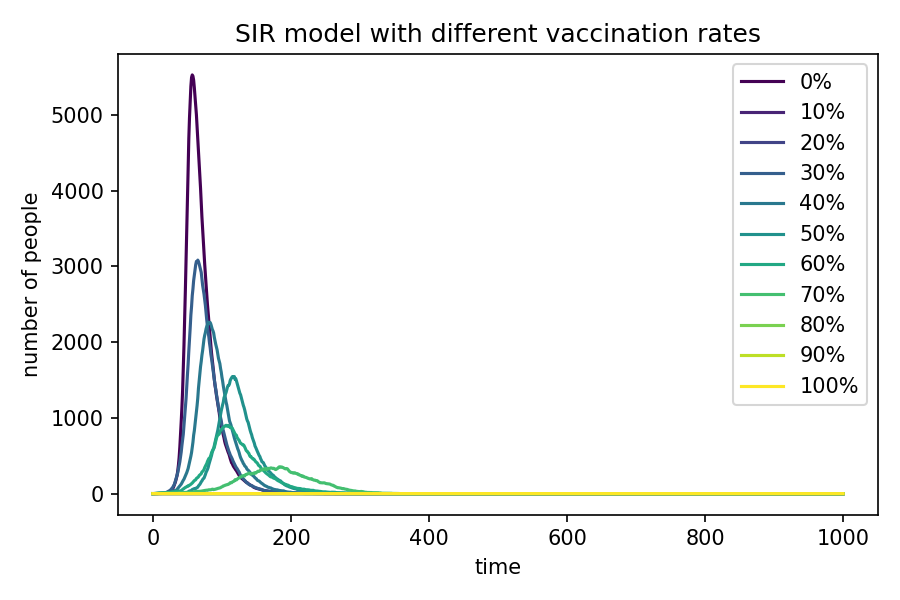

This chart was generated by the following Python code:
import numpy as np
import matplotlib.pyplot as plt
from matplotlib import cm

# Basic parameters
N = 10000
beta = 0.3
gamma = 0.05
steps = 1000
vaccination_rates = list(range(0, 101, 10))

plt.figure(figsize=(6, 4), dpi=150)

for idx, vacc_percent in enumerate(vaccination_rates):
    V = int(N * vacc_percent / 100)
    S = N - V - 1
    I = 1
    R = 0

    # In case vaccination is 100%, keep one infected and no susceptible
    if S < 0:
        S = 0
        V = N - 1

    I_history = [I]

    for _ in range(steps):
        infection_prob = beta * (I / N)
        infection_prob = min(max(infection_prob, 0), 1)

        if S > 0:
            new_infections = np.random.choice([0, 1], size=S, p=[1 - infection_prob, infection_prob]).sum()
        else:
            new_infections = 0

        if I > 0:
            new_recoveries = np.random.choice([0, 1], size=I, p=[1 - gamma, gamma]).sum()
        else:
            new_recoveries = 0

        new_infections = min(new_infections, S)
        new_recoveries = min(new_recoveries, I)

        S -= new_infections
        I += new_infections - new_recoveries
        R += new_recoveries

        I_history.append(I)

    color_position = idx / max(1, len(vaccination_rates) - 1)
    plt.plot(I_history, color=cm.viridis(color_position), label=f"{vacc_percent}%")

plt.xlabel("time")
plt.ylabel("number of people")
plt.title("SIR model with different vaccination rates")
plt.legend()
plt.tight_layout()
plt.savefig("C:/Users/ASUS/OneDrive - International Campus, Zhejiang University/桌面/大学/上课文件、手册及其分组/大一下/IBI 1/IBI1_2025-26/IBI1_2025-26/Practical 9/SIR_vaccination.png")
plt.close()
